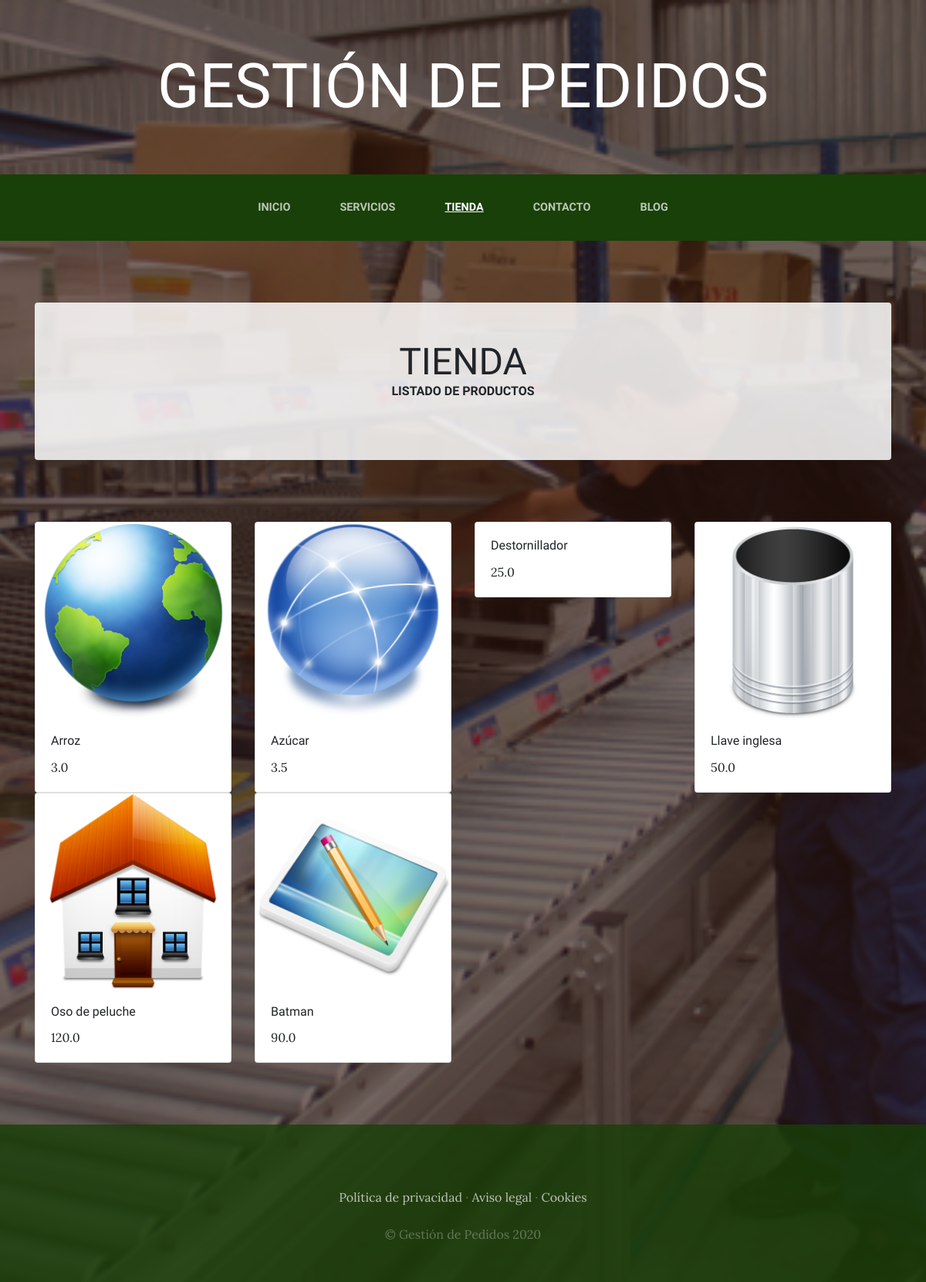
The app's page /tienda/ with its own data.
### tiendaapp/models.py (models this page shows, shortened)
class Producto(models.Model):
    nombre = models.CharField(max_length=80)
    tipos = models.ForeignKey(TipoProducto, on_delete=models.CASCADE)
    imagen = models.ImageField(upload_to="tienda", null=True, blank=True)
    precio = models.FloatField()
    disponibilidad = models.BooleanField(default=True)
    created = models.DateTimeField(auto_now_add=True)
    updated = models.DateTimeField(auto_now_add=True)
    class Meta:
        verbose_name = "Producto"
        verbose_name_plural = "Productos"

### tiendaapp/views.py (the view)
# urls.py: path('', views.tienda, name="Tienda"),
def tienda(request):
    productos = Producto.objects.all()
    return render(request, "tienda/tienda.html", {"productos": productos})

### tiendaapp/templates/tienda/tienda.html
{% extends "webxapp/masterpage.html" %}
{% load static %}
{% block content %}
    <section class="page-section clearfix">
        <div class="container">
            <div class="intro-text left-0 text-center bg-faded p-5 rounded">
                <h2 class="section-heading mb-4">
                    <span class="section-heading-lower">Tienda</span>
                    <span class="section-heading-upper">Listado de Productos</span>
                </h2>
            </div>
        </div>
    </section>
    <section class="page-section clearfix">
        <div class="container">
            <div class="row">
                {% for producto in productos %}
                <div class="col-md-3">
                    <div class="card">
                        <img class="card-img-top" src="{{producto.imagen.url}}" alt="">
                        <div class="card-body">
                            <h6 class="card-title">{{producto.nombre}}</h6>
                            <span class="card-text">{{producto.precio}}</span>
                        </div>
                    </div>
                </div>
                {% endfor %}
            </div>
        </div>
    </section>
{% endblock %}

### webxapp/static/webxapp/css/gestion.css (style rules this page uses)
body { font-family: 'Lora'; background: linear-gradient(rgba(47, 23, 15, 0.65), rgba(47, 23, 15, 0.65)), url("../img/bg_main.jpg"); background-attachment: fixed; background-position: center; background-size: cover; }
h1, h2, h3, h4, h5, h6 { font-family: 'Raleway'; }
.page-section { margin-top: 5rem; margin-bottom: 5rem; }
.section-heading { text-transform: uppercase; }
.section-heading .section-heading-upper { display: block; font-size: 1rem; font-weight: 800; padding-bottom:.5rem; }
.section-heading .section-heading-lower { display: block; font-size: 3rem; font-weight: 100; }
.bg-faded { background-color: rgba(255, 255, 255, 0.85); }

### records on screen
Producto: imagen (picture), nombre "Arroz", precio "3.0"
Producto: imagen (picture), nombre "Azúcar", precio "3.5"
Producto: nombre "Destornillador", precio "25.0"
Producto: imagen (picture), nombre "Llave inglesa", precio "50.0"
Producto: imagen (picture), nombre "Oso de peluche", precio "120.0"
Producto: imagen (picture), nombre "Batman", precio "90.0"
